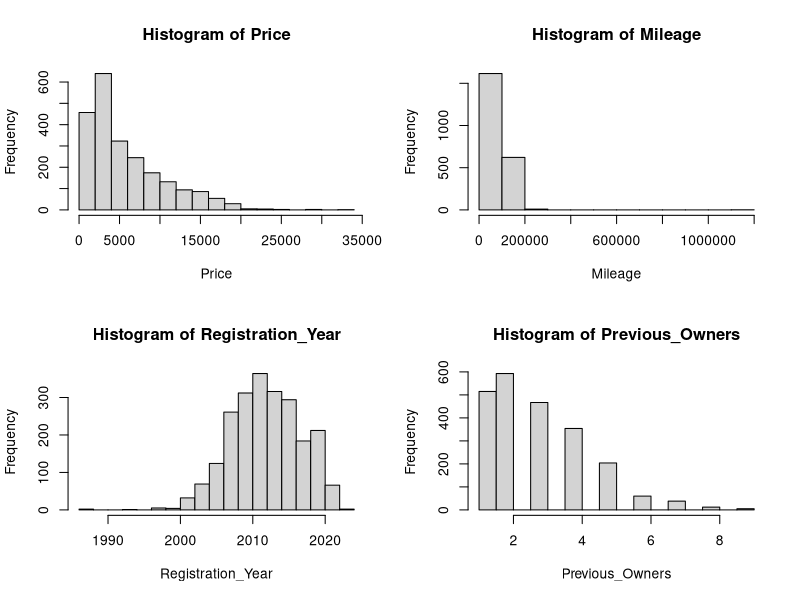
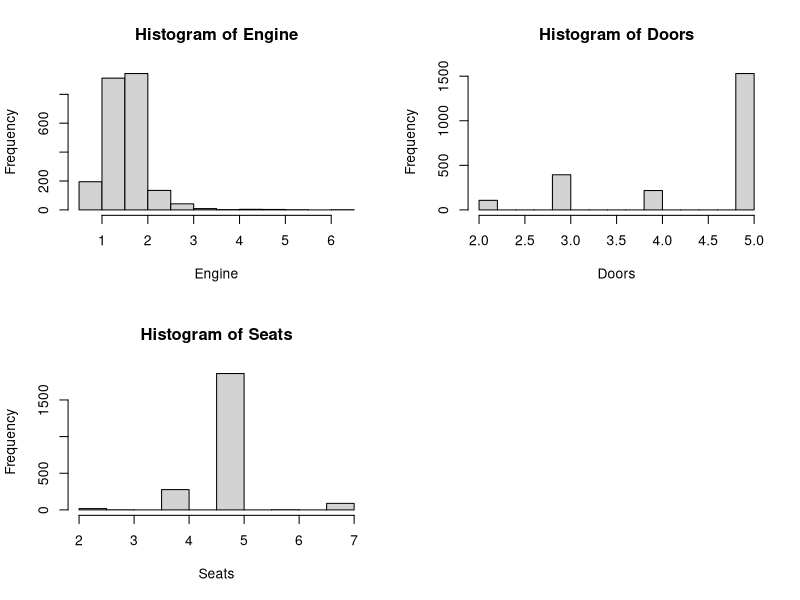
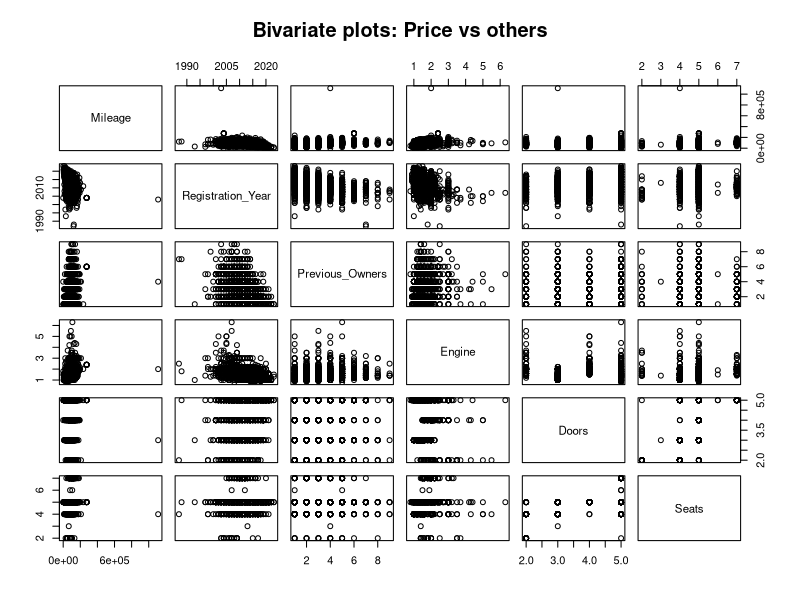
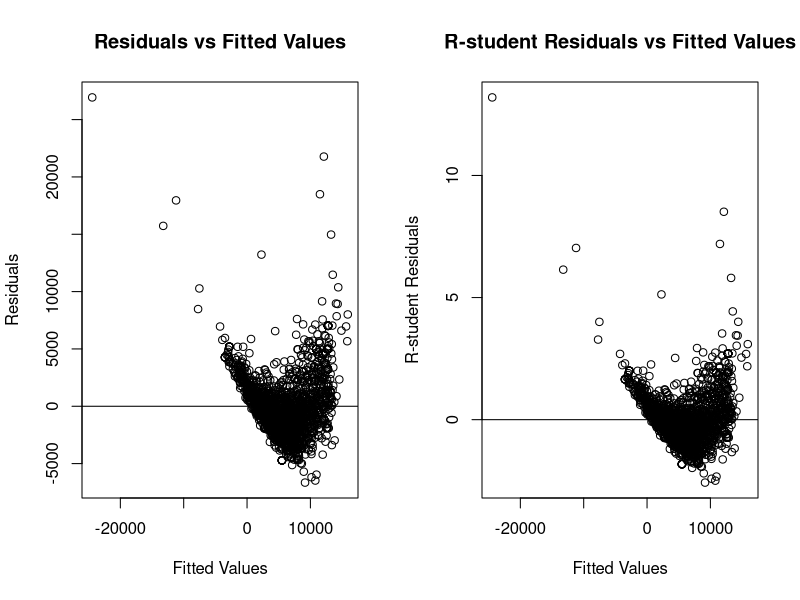
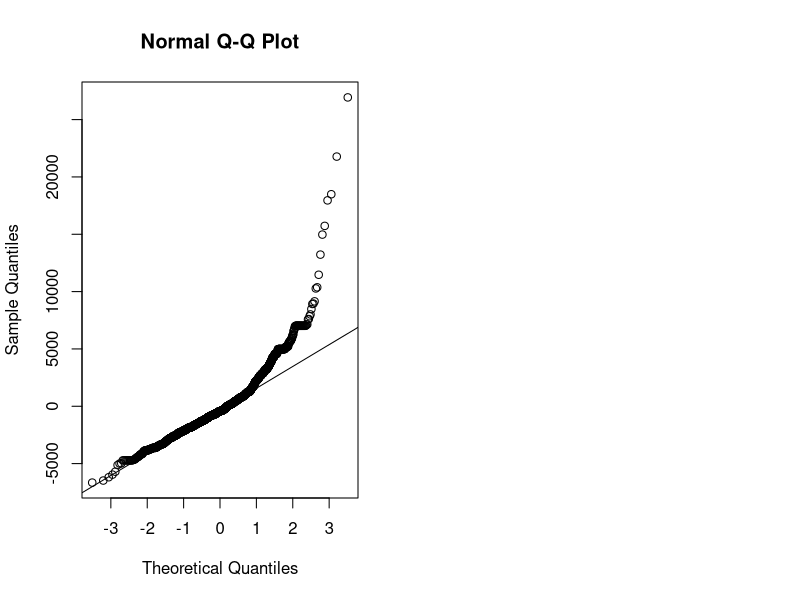

Generate these figures, in order, with R:
## ---- chunk 1
raw_data = read.csv("used_cars_UK.csv", fileEncoding = "UTF-8")
head(raw_data)
## ---- chunk 2
data = raw_data[, c("Price", "Mileage.miles.", "Registration_Year", "Previous.Owners", "Body.type", "Engine", "Doors", "Seats")]
data$Engine = as.numeric(gsub("L", "", raw_data$Engine))
colnames(data)[colnames(data) == "Mileage.miles."] = "Mileage"
colnames(data)[colnames(data) == "Previous.Owners"] = "Previous_Owners"
colnames(data)[colnames(data) == "Body.type"] = "Body_Type"
data = na.omit(data)
head(data)
## ---- chunk 3
summary(data)
## ---- chunk 4
par(mfrow = c(2, 2)) 
for (col in names(data)) {
  if (is.numeric(data[[col]])) {
    hist(data[[col]], main = paste("Histogram of", col), xlab= col)
  }
}
## ---- chunk 5
columns_to_plot = names(data)[!(names(data) %in% c("Price", "Body_Type"))]
pairs(data[, columns_to_plot], main = "Bivariate plots: Price vs others")
## ---- chunk 6
full_model = lm(Price~ . - Body_Type, data)
summary(full_model)
## ---- chunk 7

par(mfrow = c(1, 2))

fitted_values = fitted(full_model)
residuals = resid(full_model)
Resid_Plot <- plot(fitted_values, residuals, main = "Residuals vs Fitted Values",
xlab = "Fitted Values", ylab = "Residuals")
abline(h=0)

Rstudent_residuals = rstudent(full_model)
RstudentResid_Plot <- plot(fitted_values, Rstudent_residuals, main = "R-student Residuals vs Fitted Values",
xlab = "Fitted Values", 
ylab = "R-student Residuals")
abline(h=0)
## ---- chunk 8
qqnorm(residuals) #Residuals Already Defined in the evnironment above
qqline(residuals)
## ---- chunk 9
shapiro.test(residuals)
